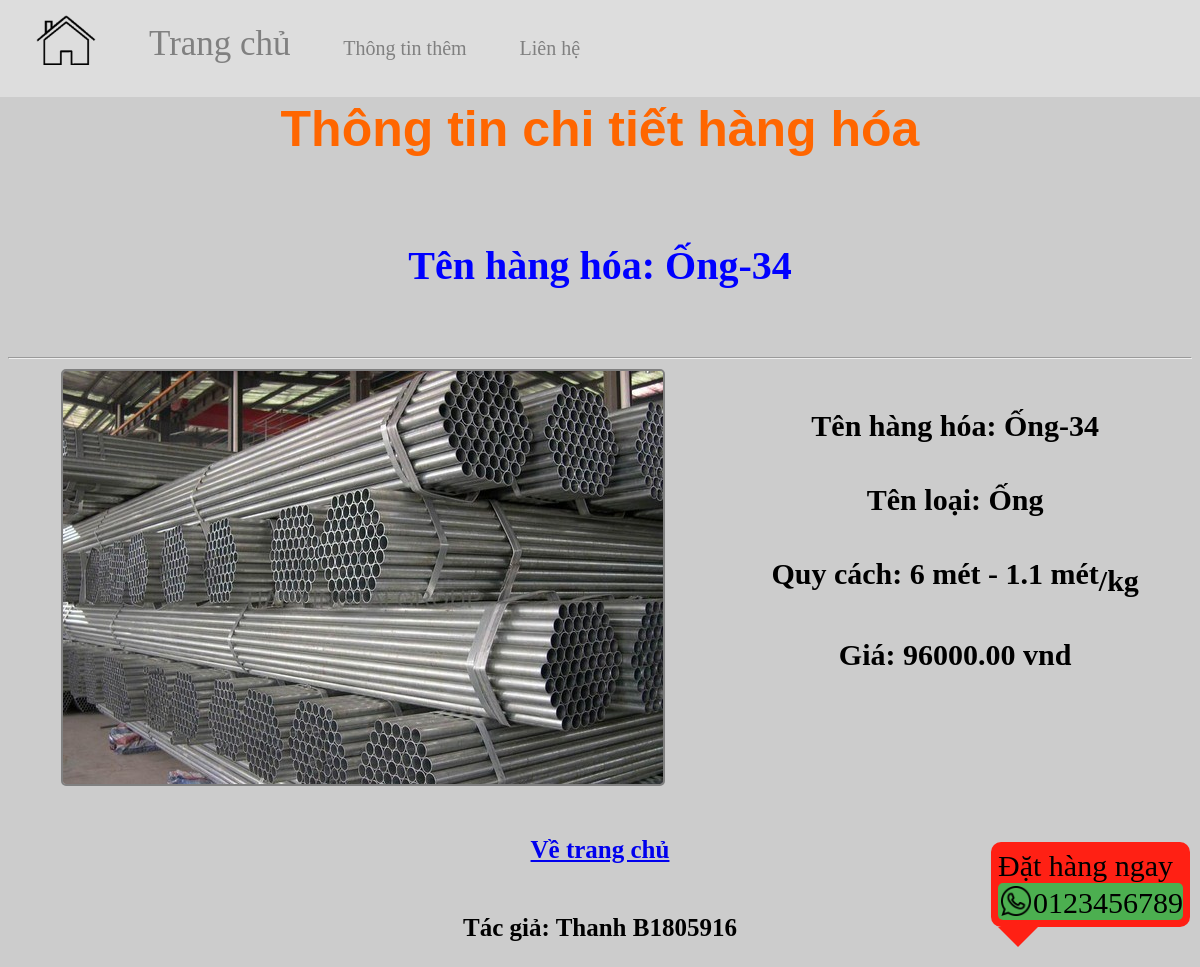
The app's page /detail.php?id=4 with its own data.
### tables this page shows
CREATE TABLE HangHoa
(
	MSHH INT AUTO_INCREMENT PRIMARY KEY,  
	TenHH NVARCHAR(30) NOT NULL,  
	QuyCach CHAR(7) NOT NULL,  
	Gia DECIMAL(15, 2) NOT NULL,  
	SoLuongHang INT NOT NULL,  
	MaLoaiHang INT NOT NULL,  
	FOREIGN KEY (MaLoaiHang) REFERENCES LoaiHangHoa(MaLoaiHangHoa),
	Location VARCHAR(128),  
	GhiChu NVARCHAR(128)  
);

CREATE TABLE LoaiHangHoa
(
	MaLoaiHangHoa INT AUTO_INCREMENT PRIMARY KEY,  
	TenLoaiHangHoa NVARCHAR(30) NOT NULL  
);

### dao/dao.php (called while the page is built, shortened)
<?php
abstract class DAO
{
    public function __construct($servername = "localhost", $username = "root", $password = "", $database = "quanlydathang")
    {
        $this->servername = $servername;
        $this->username = $username;
        $this->password = $password;
        $this->database = $database;
        $this->cnn = new mysqli($this->servername, $this->username, $this->password, $this->database);
    }
}
class ItemDAO extends DAO
{
    public function getItemById($id)
    {
        $sql = "SELECT hh.*, lhh.TenLoaiHangHoa TenLoai FROM HangHoa hh, LoaiHangHoa lhh
                WHERE hh.MaLoaiHang = lhh.MaLoaiHangHoa AND hh.MSHH = ?;";
        $stmt = $this->cnn->prepare($sql);
        $stmt->bind_param("i", $id);
        if ($stmt->execute()) {
            $item = $stmt->get_result()->fetch_assoc();
        }
        return $item;
    }
}

### detail.php (the view, shortened to what this page needs)
<?php
    require_once "layouts/header.php";
     $id = $_GET["id"];
     $dao = new ItemDAO();
     $item =  $dao->getItemById($id);
     $img = $_PATH["img"].$item["MSHH"]."/".$item["Location"];
?>
<h1>Thông tin chi tiết hàng hóa</h1>
<h2 class="hdr" style="color:blue">Tên hàng hóa: <?php echo $item["TenHH"];?> </h2>
<hr>
    <div class="dtl">
        <img class=img-dis src="<?php echo $img;?>">
        <div>
            <div>Tên hàng hóa: <?php echo $item["TenHH"]; ?></div>
            <div>Tên loại: <?php echo $item["TenLoai"]; ?></div>
            <div>Quy cách: <?php
                $qc = explode("-",$item["QuyCach"]);
                echo $qc[0]." mét - ".$qc[1]." mét<sub>/kg</sub>";
            ?></div>
            <div>Giá: <?php echo $item["Gia"]." vnd"; ?></div>
        </div>
    </div>
<div style="margin: 50px">
    <a href="index.php"><h3>Về trang chủ</h3></a>
</div>

### src/css/styles.css (style rules this page uses)
.img-dis { width: 600px; border: solid 2px gray; border-radius: 5px; }
.dtl { display: grid; grid-template-columns: auto auto; justify-items: center; }
.dtl div > * { font-weight: 900; font-size: 30px; margin: 40px 0; }
.hdr { margin-bottom: 150px; }
* { font-size: 20px; }
.hdr { position: relative; top: 50px; margin-bottom: 10%; }
h1 { font-size: 50px; font-family: sans-serif; color: #FF6600; }
h2 { font-size: 40px; }
h3 { font-size: 25px; }
body { position: relative; background-color: #CCCCCC; }

### records on screen
hanghoa: TenHH "Ống-34", MSHH+Location (picture), MaLoaiHang.TenLoaiHangHoa "Ống", QuyCach "6", QuyCach "1.1", Gia "96000.00"
